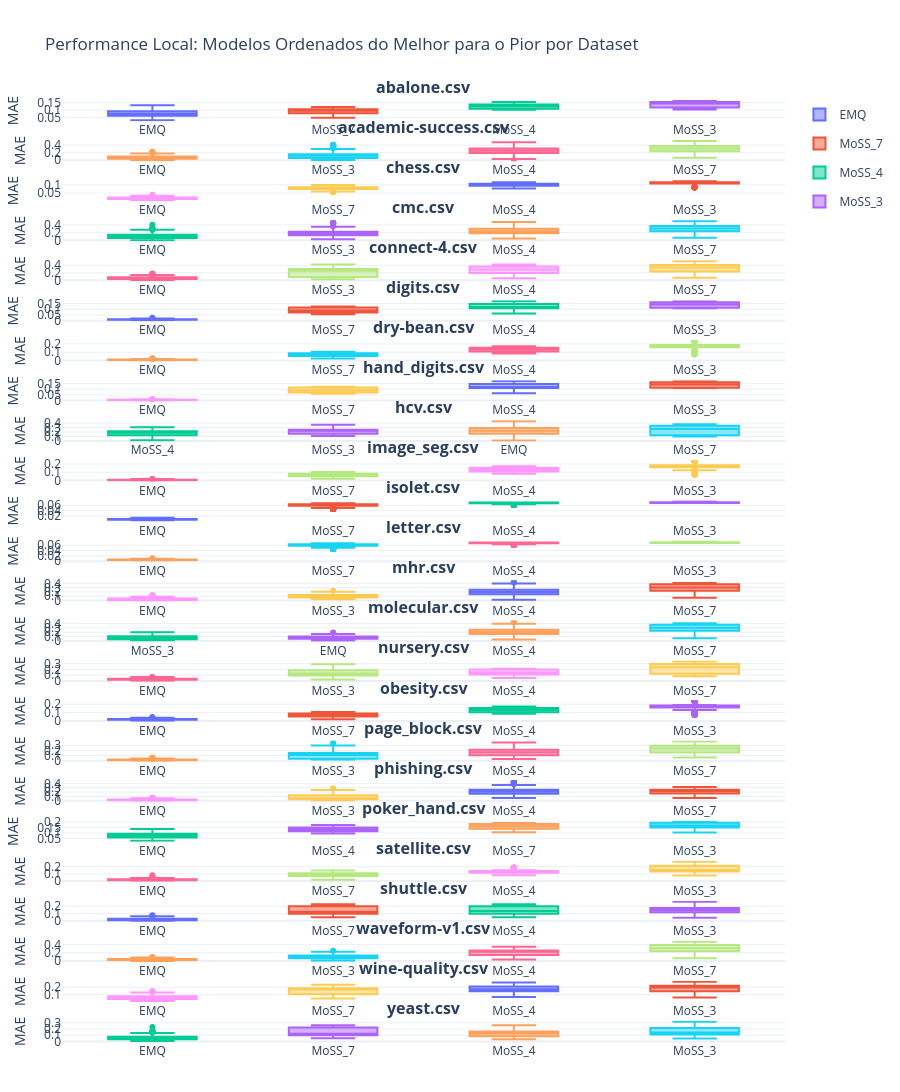

Here is the notebook cell this chart was saved with:
### Code cell
import pandas as pd
import plotly.graph_objects as go
from plotly.subplots import make_subplots

# 1. Carregar os dados
df = pd.read_csv("cross_nclasses_experiment.csv")

# 2. Configurações de layout
datasets = df['dataset'].unique()
n_datasets = len(datasets)
# Criamos uma subfigura por dataset, em uma única coluna
fig = make_subplots(
    rows=n_datasets, cols=1, 
    subplot_titles=[f"<b>{ds}</b>" for ds in datasets],
    vertical_spacing=0.02 # Espaço curto entre os gráficos
)

# 3. Iterar e adicionar cada gráfico com sua própria ordem
for i, ds in enumerate(datasets, 1):
    df_ds = df[df['dataset'] == ds].copy()
    
    # Calcular a ordem local (pela mediana do erro neste dataset)
    ordem_local = df_ds.groupby("modelo")["erro"].median().sort_values().index.tolist()
    
    # Adicionar um boxplot para cada modelo, seguindo a ordem local
    for modelo in ordem_local:
        df_mod = df_ds[df_ds['modelo'] == modelo]
        fig.add_trace(
            go.Box(
                y=df_mod['erro'],
                name=modelo,
                boxpoints='outliers',
                legendgroup=modelo,
                showlegend=(i == 1) # Só mostra a legenda no primeiro gráfico
            ),
            row=i, col=1
        )

# 4. Ajustes finais de tamanho e estética
fig.update_layout(
    height=n_datasets * 300, # 300px para cada dataset
    template="plotly_white",
    title_text="Performance Local: Modelos Ordenados do Melhor para o Pior por Dataset",
    margin=dict(t=100, b=50, l=50, r=50),
    showlegend=True
)

# Deixar os eixos X independentes para cada subgráfico respeitar sua ordem
fig.update_xaxes(showgrid=False)
fig.update_yaxes(title_text="MAE")
fig.write_html("meu_resultado_ordenado.html")
fig.show()
pio.write_html(fig, file='2.html', auto_open=True)

### Figure 1 — Plotly figure (JSON) as saved in the notebook; plotly's stock layout.template omitted (floating-point values rounded to 4 significant figures; data arrays with more than 128 entries replaced by an {"elided": "..."} marker saying what was removed)
{"data": [{"boxpoints": "outliers", "legendgroup": "EMQ", "name": "EMQ", "showlegend": true, "type": "box", "xaxis": "x", "y": {"elided": "300 float values"}, "yaxis": "y"}, {"boxpoints": "outliers", "legendgroup": "MoSS_7", "name": "MoSS_7", "showlegend": true, "type": "box", "xaxis": "x", "y": {"elided": "300 float values"}, "yaxis": "y"}, {"boxpoints": "outliers", "legendgroup": "MoSS_4", "name": "MoSS_4", "showlegend": true, "type": "box", "xaxis": "x", "y": {"elided": "300 float values"}, "yaxis": "y"}, {"boxpoints": "outliers", "legendgroup": "MoSS_3", "name": "MoSS_3", "showlegend": true, "type": "box", "xaxis": "x", "y": {"elided": "300 float values"}, "yaxis": "y"}, {"boxpoints": "outliers", "legendgroup": "EMQ", "name": "EMQ", "showlegend": false, "type": "box", "xaxis": "x2", "y": {"elided": "300 float values"}, "yaxis": "y2"}, {"boxpoints": "outliers", "legendgroup": "MoSS_3", "name": "MoSS_3", "showlegend": false, "type": "box", "xaxis": "x2", "y": {"elided": "300 float values"}, "yaxis": "y2"}, {"boxpoints": "outliers", "legendgroup": "MoSS_4", "name": "MoSS_4", "showlegend": false, "type": "box", "xaxis": "x2", "y": {"elided": "300 float values"}, "yaxis": "y2"}, {"boxpoints": "outliers", "legendgroup": "MoSS_7", "name": "MoSS_7", "showlegend": false, "type": "box", "xaxis": "x2", "y": {"elided": "300 float values"}, "yaxis": "y2"}, {"boxpoints": "outliers", "legendgroup": "EMQ", "name": "EMQ", "showlegend": false, "type": "box", "xaxis": "x3", "y": {"elided": "300 float values"}, "yaxis": "y3"}, {"boxpoints": "outliers", "legendgroup": "MoSS_7", "name": "MoSS_7", "showlegend": false, "type": "box", "xaxis": "x3", "y": {"elided": "300 float values"}, "yaxis": "y3"}, {"boxpoints": "outliers", "legendgroup": "MoSS_4", "name": "MoSS_4", "showlegend": false, "type": "box", "xaxis": "x3", "y": {"elided": "300 float values"}, "yaxis": "y3"}, {"boxpoints": "outliers", "legendgroup": "MoSS_3", "name": "MoSS_3", "showlegend": false, "type": "box", "xaxis": "x3", "y": {"elided": "300 float values"}, "yaxis": "y3"}, {"boxpoints": "outliers", "legendgroup": "EMQ", "name": "EMQ", "showlegend": false, "type": "box", "xaxis": "x4", "y": {"elided": "300 float values"}, "yaxis": "y4"}, {"boxpoints": "outliers", "legendgroup": "MoSS_3", "name": "MoSS_3", "showlegend": false, "type": "box", "xaxis": "x4", "y": {"elided": "300 float values"}, "yaxis": "y4"}, {"boxpoints": "outliers", "legendgroup": "MoSS_4", "name": "MoSS_4", "showlegend": false, "type": "box", "xaxis": "x4", "y": {"elided": "300 float values"}, "yaxis": "y4"}, {"boxpoints": "outliers", "legendgroup": "MoSS_7", "name": "MoSS_7", "showlegend": false, "type": "box", "xaxis": "x4", "y": {"elided": "300 float values"}, "yaxis": "y4"}, {"boxpoints": "outliers", "legendgroup": "EMQ", "name": "EMQ", "showlegend": false, "type": "box", "xaxis": "x5", "y": {"elided": "300 float values"}, "yaxis": "y5"}, {"boxpoints": "outliers", "legendgroup": "MoSS_3", "name": "MoSS_3", "showlegend": false, "type": "box", "xaxis": "x5", "y": {"elided": "300 float values"}, "yaxis": "y5"}, {"boxpoints": "outliers", "legendgroup": "MoSS_4", "name": "MoSS_4", "showlegend": false, "type": "box", "xaxis": "x5", "y": {"elided": "300 float values"}, "yaxis": "y5"}, {"boxpoints": "outliers", "legendgroup": "MoSS_7", "name": "MoSS_7", "showlegend": false, "type": "box", "xaxis": "x5", "y": {"elided": "300 float values"}, "yaxis": "y5"}, {"boxpoints": "outliers", "legendgroup": "EMQ", "name": "EMQ", "showlegend": false, "type": "box", "xaxis": "x6", "y": {"elided": "300 float values"}, "yaxis": "y6"}, {"boxpoints": "outliers", "legendgroup": "MoSS_7", "name": "MoSS_7", "showlegend": false, "type": "box", "xaxis": "x6", "y": {"elided": "300 float values"}, "yaxis": "y6"}, {"boxpoints": "outliers", "legendgroup": "MoSS_4", "name": "MoSS_4", "showlegend": false, "type": "box", "xaxis": "x6", "y": {"elided": "300 float values"}, "yaxis": "y6"}, {"boxpoints": "outliers", "legendgroup": "MoSS_3", "name": "MoSS_3", "showlegend": false, "type": "box", "xaxis": "x6", "y": {"elided": "300 float values"}, "yaxis": "y6"}, {"boxpoints": "outliers", "legendgroup": "EMQ", "name": "EMQ", "showlegend": false, "type": "box", "xaxis": "x7", "y": {"elided": "300 float values"}, "yaxis": "y7"}, {"boxpoints": "outliers", "legendgroup": "MoSS_7", "name": "MoSS_7", "showlegend": false, "type": "box", "xaxis": "x7", "y": {"elided": "300 float values"}, "yaxis": "y7"}, {"boxpoints": "outliers", "legendgroup": "MoSS_4", "name": "MoSS_4", "showlegend": false, "type": "box", "xaxis": "x7", "y": {"elided": "300 float values"}, "yaxis": "y7"}, {"boxpoints": "outliers", "legendgroup": "MoSS_3", "name": "MoSS_3", "showlegend": false, "type": "box", "xaxis": "x7", "y": {"elided": "300 float values"}, "yaxis": "y7"}, {"boxpoints": "outliers", "legendgroup": "EMQ", "name": "EMQ", "showlegend": false, "type": "box", "xaxis": "x8", "y": {"elided": "300 float values"}, "yaxis": "y8"}, {"boxpoints": "outliers", "legendgroup": "MoSS_7", "name": "MoSS_7", "showlegend": false, "type": "box", "xaxis": "x8", "y": {"elided": "300 float values"}, "yaxis": "y8"}, {"boxpoints": "outliers", "legendgroup": "MoSS_4", "name": "MoSS_4", "showlegend": false, "type": "box", "xaxis": "x8", "y": {"elided": "300 float values"}, "yaxis": "y8"}, {"boxpoints": "outliers", "legendgroup": "MoSS_3", "name": "MoSS_3", "showlegend": false, "type": "box", "xaxis": "x8", "y": {"elided": "300 float values"}, "yaxis": "y8"}, {"boxpoints": "outliers", "legendgroup": "MoSS_4", "name": "MoSS_4", "showlegend": false, "type": "box", "xaxis": "x9", "y": {"elided": "300 float values"}, "yaxis": "y9"}, {"boxpoints": "outliers", "legendgroup": "MoSS_3", "name": "MoSS_3", "showlegend": false, "type": "box", "xaxis": "x9", "y": {"elided": "300 float values"}, "yaxis": "y9"}, {"boxpoints": "outliers", "legendgroup": "EMQ", "name": "EMQ", "showlegend": false, "type": "box", "xaxis": "x9", "y": {"elided": "300 float values"}, "yaxis": "y9"}, {"boxpoints": "outliers", "legendgroup": "MoSS_7", "name": "MoSS_7", "showlegend": false, "type": "box", "xaxis": "x9", "y": {"elided": "300 float values"}, "yaxis": "y9"}, {"boxpoints": "outliers", "legendgroup": "EMQ", "name": "EMQ", "showlegend": false, "type": "box", "xaxis": "x10", "y": {"elided": "300 float values"}, "yaxis": "y10"}, {"boxpoints": "outliers", "legendgroup": "MoSS_7", "name": "MoSS_7", "showlegend": false, "type": "box", "xaxis": "x10", "y": {"elided": "300 float values"}, "yaxis": "y10"}, {"boxpoints": "outliers", "legendgroup": "MoSS_4", "name": "MoSS_4", "showlegend": false, "type": "box", "xaxis": "x10", "y": {"elided": "300 float values"}, "yaxis": "y10"}, {"boxpoints": "outliers", "legendgroup": "MoSS_3", "name": "MoSS_3", "showlegend": false, "type": "box", "xaxis": "x10", "y": {"elided": "300 float values"}, "yaxis": "y10"}, {"boxpoints": "outliers", "legendgroup": "EMQ", "name": "EMQ", "showlegend": false, "type": "box", "xaxis": "x11", "y": {"elided": "300 float values"}, "yaxis": "y11"}, {"boxpoints": "outliers", "legendgroup": "MoSS_7", "name": "MoSS_7", "showlegend": false, "type": "box", "xaxis": "x11", "y": {"elided": "300 float values"}, "yaxis": "y11"}, {"boxpoints": "outliers", "legendgroup": "MoSS_4", "name": "MoSS_4", "showlegend": false, "type": "box", "xaxis": "x11", "y": {"elided": "300 float values"}, "yaxis": "y11"}, {"boxpoints": "outliers", "legendgroup": "MoSS_3", "name": "MoSS_3", "showlegend": false, "type": "box", "xaxis": "x11", "y": {"elided": "300 float values"}, "yaxis": "y11"}, {"boxpoints": "outliers", "legendgroup": "EMQ", "name": "EMQ", "showlegend": false, "type": "box", "xaxis": "x12", "y": {"elided": "300 float values"}, "yaxis": "y12"}, {"boxpoints": "outliers", "legendgroup": "MoSS_7", "name": "MoSS_7", "showlegend": false, "type": "box", "xaxis": "x12", "y": {"elided": "300 float values"}, "yaxis": "y12"}, {"boxpoints": "outliers", "legendgroup": "MoSS_4", "name": "MoSS_4", "showlegend": false, "type": "box", "xaxis": "x12", "y": {"elided": "300 float values"}, "yaxis": "y12"}, {"boxpoints": "outliers", "legendgroup": "MoSS_3", "name": "MoSS_3", "showlegend": false, "type": "box", "xaxis": "x12", "y": {"elided": "300 float values"}, "yaxis": "y12"}, {"boxpoints": "outliers", "legendgroup": "EMQ", "name": "EMQ", "showlegend": false, "type": "box", "xaxis": "x13", "y": {"elided": "300 float values"}, "yaxis": "y13"}, {"boxpoints": "outliers", "legendgroup": "MoSS_3", "name": "MoSS_3", "showlegend": false, "type": "box", "xaxis": "x13", "y": {"elided": "300 float values"}, "yaxis": "y13"}, {"boxpoints": "outliers", "legendgroup": "MoSS_4", "name": "MoSS_4", "showlegend": false, "type": "box", "xaxis": "x13", "y": {"elided": "300 float values"}, "yaxis": "y13"}, {"boxpoints": "outliers", "legendgroup": "MoSS_7", "name": "MoSS_7", "showlegend": false, "type": "box", "xaxis": "x13", "y": {"elided": "300 float values"}, "yaxis": "y13"}, {"boxpoints": "outliers", "legendgroup": "MoSS_3", "name": "MoSS_3", "showlegend": false, "type": "box", "xaxis": "x14", "y": {"elided": "300 float values"}, "yaxis": "y14"}, {"boxpoints": "outliers", "legendgroup": "EMQ", "name": "EMQ", "showlegend": false, "type": "box", "xaxis": "x14", "y": {"elided": "300 float values"}, "yaxis": "y14"}, {"boxpoints": "outliers", "legendgroup": "MoSS_4", "name": "MoSS_4", "showlegend": false, "type": "box", "xaxis": "x14", "y": {"elided": "300 float values"}, "yaxis": "y14"}, {"boxpoints": "outliers", "legendgroup": "MoSS_7", "name": "MoSS_7", "showlegend": false, "type": "box", "xaxis": "x14", "y": {"elided": "300 float values"}, "yaxis": "y14"}, {"boxpoints": "outliers", "legendgroup": "EMQ", "name": "EMQ", "showlegend": false, "type": "box", "xaxis": "x15", "y": {"elided": "300 float values"}, "yaxis": "y15"}, {"boxpoints": "outliers", "legendgroup": "MoSS_3", "name": "MoSS_3", "showlegend": false, "type": "box", "xaxis": "x15", "y": {"elided": "300 float values"}, "yaxis": "y15"}, {"boxpoints": "outliers", "legendgroup": "MoSS_4", "name": "MoSS_4", "showlegend": false, "type": "box", "xaxis": "x15", "y": {"elided": "300 float values"}, "yaxis": "y15"}, {"boxpoints": "outliers", "legendgroup": "MoSS_7", "name": "MoSS_7", "showlegend": false, "type": "box", "xaxis": "x15", "y": {"elided": "300 float values"}, "yaxis": "y15"}, {"boxpoints": "outliers", "legendgroup": "EMQ", "name": "EMQ", "showlegend": false, "type": "box", "xaxis": "x16", "y": {"elided": "300 float values"}, "yaxis": "y16"}, {"boxpoints": "outliers", "legendgroup": "MoSS_7", "name": "MoSS_7", "showlegend": false, "type": "box", "xaxis": "x16", "y": {"elided": "300 float values"}, "yaxis": "y16"}, {"boxpoints": "outliers", "legendgroup": "MoSS_4", "name": "MoSS_4", "showlegend": false, "type": "box", "xaxis": "x16", "y": {"elided": "300 float values"}, "yaxis": "y16"}, {"boxpoints": "outliers", "legendgroup": "MoSS_3", "name": "MoSS_3", "showlegend": false, "type": "box", "xaxis": "x16", "y": {"elided": "300 float values"}, "yaxis": "y16"}, {"boxpoints": "outliers", "legendgroup": "EMQ", "name": "EMQ", "showlegend": false, "type": "box", "xaxis": "x17", "y": {"elided": "300 float values"}, "yaxis": "y17"}, {"boxpoints": "outliers", "legendgroup": "MoSS_3", "name": "MoSS_3", "showlegend": false, "type": "box", "xaxis": "x17", "y": {"elided": "300 float values"}, "yaxis": "y17"}, {"boxpoints": "outliers", "legendgroup": "MoSS_4", "name": "MoSS_4", "showlegend": false, "type": "box", "xaxis": "x17", "y": {"elided": "300 float values"}, "yaxis": "y17"}, {"boxpoints": "outliers", "legendgroup": "MoSS_7", "name": "MoSS_7", "showlegend": false, "type": "box", "xaxis": "x17", "y": {"elided": "300 float values"}, "yaxis": "y17"}, {"boxpoints": "outliers", "legendgroup": "EMQ", "name": "EMQ", "showlegend": false, "type": "box", "xaxis": "x18", "y": {"elided": "300 float values"}, "yaxis": "y18"}, {"boxpoints": "outliers", "legendgroup": "MoSS_3", "name": "MoSS_3", "showlegend": false, "type": "box", "xaxis": "x18", "y": {"elided": "300 float values"}, "yaxis": "y18"}, {"boxpoints": "outliers", "legendgroup": "MoSS_4", "name": "MoSS_4", "showlegend": false, "type": "box", "xaxis": "x18", "y": {"elided": "300 float values"}, "yaxis": "y18"}, {"boxpoints": "outliers", "legendgroup": "MoSS_7", "name": "MoSS_7", "showlegend": false, "type": "box", "xaxis": "x18", "y": {"elided": "300 float values"}, "yaxis": "y18"}, {"boxpoints": "outliers", "legendgroup": "EMQ", "name": "EMQ", "showlegend": false, "type": "box", "xaxis": "x19", "y": {"elided": "300 float values"}, "yaxis": "y19"}, {"boxpoints": "outliers", "legendgroup": "MoSS_4", "name": "MoSS_4", "showlegend": false, "type": "box", "xaxis": "x19", "y": {"elided": "300 float values"}, "yaxis": "y19"}, {"boxpoints": "outliers", "legendgroup": "MoSS_7", "name": "MoSS_7", "showlegend": false, "type": "box", "xaxis": "x19", "y": {"elided": "300 float values"}, "yaxis": "y19"}, {"boxpoints": "outliers", "legendgroup": "MoSS_3", "name": "MoSS_3", "showlegend": false, "type": "box", "xaxis": "x19", "y": {"elided": "300 float values"}, "yaxis": "y19"}, {"boxpoints": "outliers", "legendgroup": "EMQ", "name": "EMQ", "showlegend": false, "type": "box", "xaxis": "x20", "y": {"elided": "300 float values"}, "yaxis": "y20"}, {"boxpoints": "outliers", "legendgroup": "MoSS_7", "name": "MoSS_7", "showlegend": false, "type": "box", "xaxis": "x20", "y": {"elided": "300 float values"}, "yaxis": "y20"}, {"boxpoints": "outliers", "legendgroup": "MoSS_4", "name": "MoSS_4", "showlegend": false, "type": "box", "xaxis": "x20", "y": {"elided": "300 float values"}, "yaxis": "y20"}, {"boxpoints": "outliers", "legendgroup": "MoSS_3", "name": "MoSS_3", "showlegend": false, "type": "box", "xaxis": "x20", "y": {"elided": "300 float values"}, "yaxis": "y20"}, {"boxpoints": "outliers", "legendgroup": "EMQ", "name": "EMQ", "showlegend": false, "type": "box", "xaxis": "x21", "y": {"elided": "300 float values"}, "yaxis": "y21"}, {"boxpoints": "outliers", "legendgroup": "MoSS_7", "name": "MoSS_7", "showlegend": false, "type": "box", "xaxis": "x21", "y": {"elided": "300 float values"}, "yaxis": "y21"}, {"boxpoints": "outliers", "legendgroup": "MoSS_4", "name": "MoSS_4", "showlegend": false, "type": "box", "xaxis": "x21", "y": {"elided": "300 float values"}, "yaxis": "y21"}, {"boxpoints": "outliers", "legendgroup": "MoSS_3", "name": "MoSS_3", "showlegend": false, "type": "box", "xaxis": "x21", "y": {"elided": "300 float values"}, "yaxis": "y21"}, {"boxpoints": "outliers", "legendgroup": "EMQ", "name": "EMQ", "showlegend": false, "type": "box", "xaxis": "x22", "y": {"elided": "300 float values"}, "yaxis": "y22"}, {"boxpoints": "outliers", "legendgroup": "MoSS_3", "name": "MoSS_3", "showlegend": false, "type": "box", "xaxis": "x22", "y": {"elided": "300 float values"}, "yaxis": "y22"}, {"boxpoints": "outliers", "legendgroup": "MoSS_4", "name": "MoSS_4", "showlegend": false, "type": "box", "xaxis": "x22", "y": {"elided": "300 float values"}, "yaxis": "y22"}, {"boxpoints": "outliers", "legendgroup": "MoSS_7", "name": "MoSS_7", "showlegend": false, "type": "box", "xaxis": "x22", "y": {"elided": "300 float values"}, "yaxis": "y22"}, {"boxpoints": "outliers", "legendgroup": "EMQ", "name": "EMQ", "showlegend": false, "type": "box", "xaxis": "x23", "y": {"elided": "300 float values"}, "yaxis": "y23"}, {"boxpoints": "outliers", "legendgroup": "MoSS_7", "name": "MoSS_7", "showlegend": false, "type": "box", "xaxis": "x23", "y": {"elided": "300 float values"}, "yaxis": "y23"}, {"boxpoints": "outliers", "legendgroup": "MoSS_4", "name": "MoSS_4", "showlegend": false, "type": "box", "xaxis": "x23", "y": {"elided": "300 float values"}, "yaxis": "y23"}, {"boxpoints": "outliers", "legendgroup": "MoSS_3", "name": "MoSS_3", "showlegend": false, "type": "box", "xaxis": "x23", "y": {"elided": "300 float values"}, "yaxis": "y23"}, {"boxpoints": "outliers", "legendgroup": "EMQ", "name": "EMQ", "showlegend": false, "type": "box", "xaxis": "x24", "y": {"elided": "300 float values"}, "yaxis": "y24"}, {"boxpoints": "outliers", "legendgroup": "MoSS_7", "name": "MoSS_7", "showlegend": false, "type": "box", "xaxis": "x24", "y": {"elided": "300 float values"}, "yaxis": "y24"}, {"boxpoints": "outliers", "legendgroup": "MoSS_4", "name": "MoSS_4", "showlegend": false, "type": "box", "xaxis": "x24", "y": {"elided": "300 float values"}, "yaxis": "y24"}, {"boxpoints": "outliers", "legendgroup": "MoSS_3", "name": "MoSS_3", "showlegend": false, "type": "box", "xaxis": "x24", "y": {"elided": "300 float values"}, "yaxis": "y24"}], "layout": {"annotations": [{"font": {"size": 16}, "showarrow": false, "text": "<b>abalone.csv</b>", "x": 0.5, "xanchor": "center", "xref": "paper", "y": 1, "yanchor": "bottom", "yref": "paper"}, {"font": {"size": 16}, "showarrow": false, "text": "<b>academic-success.csv</b>", "x": 0.5, "xanchor": "center", "xref": "paper", "y": 0.9575, "yanchor": "bottom", "yref": "paper"}, {"font": {"size": 16}, "showarrow": false, "text": "<b>chess.csv</b>", "x": 0.5, "xanchor": "center", "xref": "paper", "y": 0.915, "yanchor": "bottom", "yref": "paper"}, {"font": {"size": 16}, "showarrow": false, "text": "<b>cmc.csv</b>", "x": 0.5, "xanchor": "center", "xref": "paper", "y": 0.8725, "yanchor": "bottom", "yref": "paper"}, {"font": {"size": 16}, "showarrow": false, "text": "<b>connect-4.csv</b>", "x": 0.5, "xanchor": "center", "xref": "paper", "y": 0.83, "yanchor": "bottom", "yref": "paper"}, {"font": {"size": 16}, "showarrow": false, "text": "<b>digits.csv</b>", "x": 0.5, "xanchor": "center", "xref": "paper", "y": 0.7875, "yanchor": "bottom", "yref": "paper"}, {"font": {"size": 16}, "showarrow": false, "text": "<b>dry-bean.csv</b>", "x": 0.5, "xanchor": "center", "xref": "paper", "y": 0.745, "yanchor": "bottom", "yref": "paper"}, {"font": {"size": 16}, "showarrow": false, "text": "<b>hand_digits.csv</b>", "x": 0.5, "xanchor": "center", "xref": "paper", "y": 0.7025, "yanchor": "bottom", "yref": "paper"}, {"font": {"size": 16}, "showarrow": false, "text": "<b>hcv.csv</b>", "x": 0.5, "xanchor": "center", "xref": "paper", "y": 0.66, "yanchor": "bottom", "yref": "paper"}, {"font": {"size": 16}, "showarrow": false, "text": "<b>image_seg.csv</b>", "x": 0.5, "xanchor": "center", "xref": "paper", "y": 0.6175, "yanchor": "bottom", "yref": "paper"}, {"font": {"size": 16}, "showarrow": false, "text": "<b>isolet.csv</b>", "x": 0.5, "xanchor": "center", "xref": "paper", "y": 0.575, "yanchor": "bottom", "yref": "paper"}, {"font": {"size": 16}, "showarrow": false, "text": "<b>letter.csv</b>", "x": 0.5, "xanchor": "center", "xref": "paper", "y": 0.5325, "yanchor": "bottom", "yref": "paper"}, {"font": {"size": 16}, "showarrow": false, "text": "<b>mhr.csv</b>", "x": 0.5, "xanchor": "center", "xref": "paper", "y": 0.49, "yanchor": "bottom", "yref": "paper"}, {"font": {"size": 16}, "showarrow": false, "text": "<b>molecular.csv</b>", "x": 0.5, "xanchor": "center", "xref": "paper", "y": 0.4475, "yanchor": "bottom", "yref": "paper"}, {"font": {"size": 16}, "showarrow": false, "text": "<b>nursery.csv</b>", "x": 0.5, "xanchor": "center", "xref": "paper", "y": 0.405, "yanchor": "bottom", "yref": "paper"}, {"font": {"size": 16}, "showarrow": false, "text": "<b>obesity.csv</b>", "x": 0.5, "xanchor": "center", "xref": "paper", "y": 0.3625, "yanchor": "bottom", "yref": "paper"}, {"font": {"size": 16}, "showarrow": false, "text": "<b>page_block.csv</b>", "x": 0.5, "xanchor": "center", "xref": "paper", "y": 0.32, "yanchor": "bottom", "yref": "paper"}, {"font": {"size": 16}, "showarrow": false, "text": "<b>phishing.csv</b>", "x": 0.5, "xanchor": "center", "xref": "paper", "y": 0.2775, "yanchor": "bottom", "yref": "paper"}, {"font": {"size": 16}, "showarrow": false, "text": "<b>poker_hand.csv</b>", "x": 0.5, "xanchor": "center", "xref": "paper", "y": 0.235, "yanchor": "bottom", "yref": "paper"}, {"font": {"size": 16}, "showarrow": false, "text": "<b>satellite.csv</b>", "x": 0.5, "xanchor": "center", "xref": "paper", "y": 0.1925, "yanchor": "bottom", "yref": "paper"}, {"font": {"size": 16}, "showarrow": false, "text": "<b>shuttle.csv</b>", "x": 0.5, "xanchor": "center", "xref": "paper", "y": 0.15, "yanchor": "bottom", "yref": "paper"}, {"font": {"size": 16}, "showarrow": false, "text": "<b>waveform-v1.csv</b>", "x": 0.5, "xanchor": "center", "xref": "paper", "y": 0.1075, "yanchor": "bottom", "yref": "paper"}, {"font": {"size": 16}, "showarrow": false, "text": "<b>wine-quality.csv</b>", "x": 0.5, "xanchor": "center", "xref": "paper", "y": 0.065, "yanchor": "bottom", "yref": "paper"}, {"font": {"size": 16}, "showarrow": false, "text": "<b>yeast.csv</b>", "x": 0.5, "xanchor": "center", "xref": "paper", "y": 0.0225, "yanchor": "bottom", "yref": "paper"}], "height": 7200, "margin": {"b": 50, "l": 50, "r": 50, "t": 100}, "showlegend": true, "title": {"text": "Performance Local: Modelos Ordenados do Melhor para o Pior por Dataset"}, "xaxis": {"anchor": "y", "domain": [0, 1], "showgrid": false}, "xaxis10": {"anchor": "y10", "domain": [0, 1], "showgrid": false}, "xaxis11": {"anchor": "y11", "domain": [0, 1], "showgrid": false}, "xaxis12": {"anchor": "y12", "domain": [0, 1], "showgrid": false}, "xaxis13": {"anchor": "y13", "domain": [0, 1], "showgrid": false}, "xaxis14": {"anchor": "y14", "domain": [0, 1], "showgrid": false}, "xaxis15": {"anchor": "y15", "domain": [0, 1], "showgrid": false}, "xaxis16": {"anchor": "y16", "domain": [0, 1], "showgrid": false}, "xaxis17": {"anchor": "y17", "domain": [0, 1], "showgrid": false}, "xaxis18": {"anchor": "y18", "domain": [0, 1], "showgrid": false}, "xaxis19": {"anchor": "y19", "domain": [0, 1], "showgrid": false}, "xaxis2": {"anchor": "y2", "domain": [0, 1], "showgrid": false}, "xaxis20": {"anchor": "y20", "domain": [0, 1], "showgrid": false}, "xaxis21": {"anchor": "y21", "domain": [0, 1], "showgrid": false}, "xaxis22": {"anchor": "y22", "domain": [0, 1], "showgrid": false}, "xaxis23": {"anchor": "y23", "domain": [0, 1], "showgrid": false}, "xaxis24": {"anchor": "y24", "domain": [0, 1], "showgrid": false}, "xaxis3": {"anchor": "y3", "domain": [0, 1], "showgrid": false}, "xaxis4": {"anchor": "y4", "domain": [0, 1], "showgrid": false}, "xaxis5": {"anchor": "y5", "domain": [0, 1], "showgrid": false}, "xaxis6": {"anchor": "y6", "domain": [0, 1], "showgrid": false}, "xaxis7": {"anchor": "y7", "domain": [0, 1], "showgrid": false}, "xaxis8": {"anchor": "y8", "domain": [0, 1], "showgrid": false}, "xaxis9": {"anchor": "y9", "domain": [0, 1], "showgrid": false}, "yaxis": {"anchor": "x", "domain": [0.9775, 1], "title": {"text": "MAE"}}, "yaxis10": {"anchor": "x10", "domain": [0.595, 0.6175], "title": {"text": "MAE"}}, "yaxis11": {"anchor": "x11", "domain": [0.5525, 0.575], "title": {"text": "MAE"}}, "yaxis12": {"anchor": "x12", "domain": [0.51, 0.5325], "title": {"text": "MAE"}}, "yaxis13": {"anchor": "x13", "domain": [0.4675, 0.49], "title": {"text": "MAE"}}, "yaxis14": {"anchor": "x14", "domain": [0.425, 0.4475], "title": {"text": "MAE"}}, "yaxis15": {"anchor": "x15", "domain": [0.3825, 0.405], "title": {"text": "MAE"}}, "yaxis16": {"anchor": "x16", "domain": [0.34, 0.3625], "title": {"text": "MAE"}}, "yaxis17": {"anchor": "x17", "domain": [0.2975, 0.32], "title": {"text": "MAE"}}, "yaxis18": {"anchor": "x18", "domain": [0.255, 0.2775], "title": {"text": "MAE"}}, "yaxis19": {"anchor": "x19", "domain": [0.2125, 0.235], "title": {"text": "MAE"}}, "yaxis2": {"anchor": "x2", "domain": [0.935, 0.9575], "title": {"text": "MAE"}}, "yaxis20": {"anchor": "x20", "domain": [0.17, 0.1925], "title": {"text": "MAE"}}, "yaxis21": {"anchor": "x21", "domain": [0.1275, 0.15], "title": {"text": "MAE"}}, "yaxis22": {"anchor": "x22", "domain": [0.085, 0.1075], "title": {"text": "MAE"}}, "yaxis23": {"anchor": "x23", "domain": [0.0425, 0.065], "title": {"text": "MAE"}}, "yaxis24": {"anchor": "x24", "domain": [0, 0.0225], "title": {"text": "MAE"}}, "yaxis3": {"anchor": "x3", "domain": [0.8925, 0.915], "title": {"text": "MAE"}}, "yaxis4": {"anchor": "x4", "domain": [0.85, 0.8725], "title": {"text": "MAE"}}, "yaxis5": {"anchor": "x5", "domain": [0.8075, 0.83], "title": {"text": "MAE"}}, "yaxis6": {"anchor": "x6", "domain": [0.765, 0.7875], "title": {"text": "MAE"}}, "yaxis7": {"anchor": "x7", "domain": [0.7225, 0.745], "title": {"text": "MAE"}}, "yaxis8": {"anchor": "x8", "domain": [0.68, 0.7025], "title": {"text": "MAE"}}, "yaxis9": {"anchor": "x9", "domain": [0.6375, 0.66], "title": {"text": "MAE"}}}}
